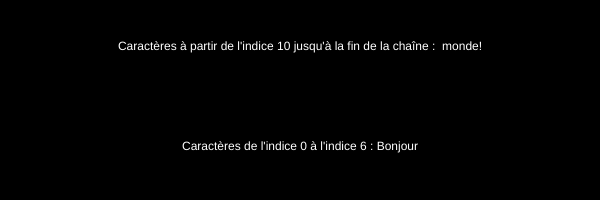
Frame 1 (no input)
Frame 60 (no input): identical to frame 1, image omitted
Frame 120 (the mouse pressed at the canvas centre since frame 60): identical to frame 1, image omitted

The p5.js sketch that drew this single still picture (run headless with seeded random() and noise() and a simulated clock; from frame 60 on, the mouse is pressed at the canvas centre):

// p5.js sketch
// ── sketch.js
// http://www.ac-grenoble.fr/disciplines/informatiquelycee/p5_base_a10.html

var msg;

function setup()
{
  can=createCanvas(600,200);
  background(0);
  msg="Bonjour le monde!";
  textAlign(CENTER);
  fill(255);
  text("Caractères à partir de l'indice 10 jusqu'à la fin de la chaîne : "+msg.substring(10),300,50);
  text("Caractères de l'indice 0 à l'indice 6 : "+msg.substring(0,7),300,150);
}


function draw()
{
  
}

 
